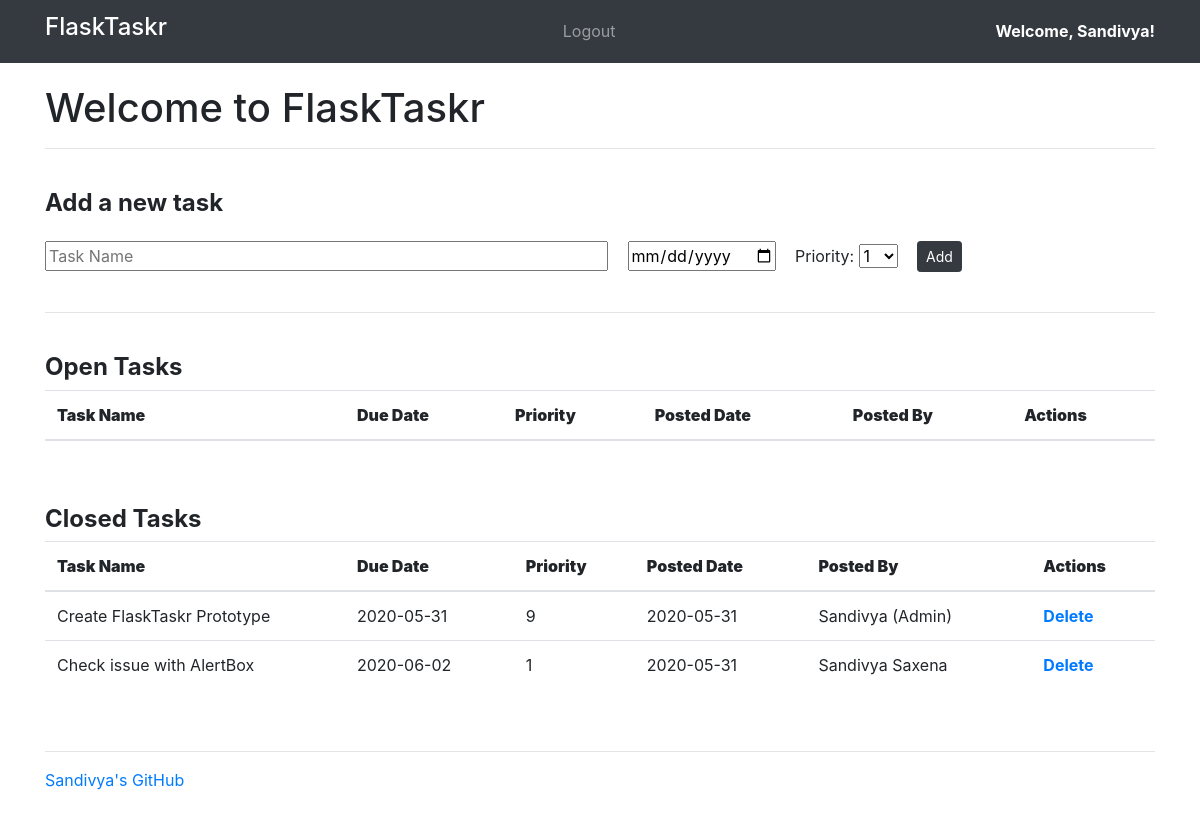
Page /tasks (signed in) on the committed database.
### project/models.py (models this page shows, shortened)
class Task(db.Model):
    __tablename__ = "tasks"
    task_id = db.Column(db.Integer, primary_key=True)
    name = db.Column(db.String, nullable=False)
    due_date = db.Column(db.Date, nullable=False)
    priority = db.Column(db.Integer, nullable=False)
    status = db.Column(db.Integer)
    user_id = db.Column(db.Integer, db.ForeignKey('users.id'))
    posted_date = db.Column(db.Date, nullable=False, default=datetime.datetime.utcnow())

class User(db.Model):
    __tablename__ = "users"
    id = db.Column(db.Integer, primary_key=True)
    name = db.Column(db.String, nullable=False)
    password = db.Column(db.String, nullable=False)
    email = db.Column(db.String, nullable=False, unique=True)
    role = db.Column(db.String, nullable=False, default='user')
    tasks = db.relationship('Task', backref='poster')

### project/tasks/views.py (the view)
@tasks_blueprint.route('/tasks')
@login_required
def tasks():
    return render_template('tasks.html', form=AddTaskForm(request.form), open_tasks=open_tasks(), closed_tasks=closed_tasks(), username=session['username'], email=session['email'])

### project/tasks/forms.py
class AddTaskForm(FlaskForm):
    task_id = IntegerField()
    name = StringField('Task Name:', validators=[DataRequired()])
    due_date = DateField('Date Due (DD-MM-YYYY):', validators=[DataRequired()])
    priority = SelectField('Priority: ', validators=[DataRequired()], choices=[('1', '1'), ('2', '2'), ('3', '3'), ('4', '4'), ('5', '5'), ('6', '6'), ('7', '7'), ('8', '8'), ('9', '9'), ('10', '10')])
    status = IntegerField('Status')

### project/tasks/views.py (called while the page is built)
def login_required(test):
    @wraps(test)
    def wrap(*args, **kwargs):
        if 'logged_in' in session:
            return test(*args, **kwargs)
        else:
            flash('Login First')
            return redirect(url_for('users.login'))
    return wrap

def open_tasks():
    return db.session.query(Task).filter_by(status='1').order_by(Task.due_date.asc())

def closed_tasks():
    return db.session.query(Task).filter_by(status='0').order_by(Task.due_date.asc())

### project/templates/tasks.html (shortened to what this page needs)
{% extends "__base.html" %}
{% block content %}
<h1>Welcome to FlaskTaskr</h1>
<hr align="left">
<br>
<div class="add-task">
  <h4><strong>Add a new task</strong></h4>
    <form action="{{ url_for('tasks.new_task') }}" method="post" class="form-inline">
      <div class="form-group input-group">
        {{ form.name(placeholder="Task Name", size=50) }}
      </div>
      <div class="form-group input-group">
        {{ form.due_date(placeholder="Due Date(DD-MM-YYYY)") }}
      </div>
      <div class="form-group input-group">
        {{ form.priority.label }}
        {{ form.priority }}
      </div>
      <div class="form-group input-group"><input class="btn btn-dark btn-sm" type="submit" value="Add"></div>
    </form>
</div>  <br>
<hr>
  <br>
<h4><strong>Open Tasks</strong></h4>
  <div>
    <table class = "table table-hover">
      <thead>
        <tr>
          <th width="300px"><strong>Task Name</strong></th>
          <th><strong>Due Date</strong></th>
          <th><strong>Priority</strong></th>
          <th><strong>Posted Date</strong></th>
          <th><strong>Posted By</strong></th>
          <th><strong>Actions</strong></th>
        </tr>
      </thead>
    </table>
  </div>
<br>
<br>
<div class="entries">
  <h4><strong>Closed Tasks</strong></h4>
  <div class="datagrid">
    <table class = "table table-hover">
      <thead>
        <tr>
          <th width="300px"><strong>Task Name</strong></th>
          <th><strong>Due Date</strong></th>
          <th><strong>Priority</strong></th>
          <th><strong>Posted Date</strong></th>
          <th><strong>Posted By</strong></th>
          <th><strong>Actions</strong></th>
        </tr>
      </thead>
      {% for task in closed_tasks %}
        <tr>
          <td>{{ task.name }}</td>
          <td>{{ task.due_date }}</td>
          <td>{{ task.priority }}</td>
          <td>{{ task.posted_date }}</td>
          <td>{{ task.poster.name }}</td>
          <td>
           {% if task.poster.email == session.email or session.role == "admin" %}
             <a href="{{ url_for('tasks.delete_entry', task_id = task.task_id) }}"><strong>Delete</strong></a>
           {% endif %}
          </td>
        </tr>
      {% endfor %}
    </table>
  </div>
</div>
{% endblock %}

### project/templates/__base.html (shortened to what this page needs)
<!DOCTYPE html>
<html lang="en">
    <head>
        <link rel="stylesheet" href="static\css\bootstrap.min.css">
        <link rel="stylesheet" href="{{ url_for('static', filename='css/main.css') }}">
    </head>
    <body>
        <div class="navbar navbar-dark bg-dark fixed-top">
            <div class="container">
                <a class="navbar-brand" href="/"><h4>FlaskTaskr</h4></a>
                    <ul class="navbar-nav navbar-left">
                        {% if not session.logged_in %}
                            <li class="nav-item"><a class="nav-link" href="/register">Signup</a></li>
                        {% else %}
                            <li class="nav-item"><a class="nav-link" href="/logout">Logout</a></li>
                        {% endif %}
                    </ul>
                    {% if session.logged_in %}
                        <ul class="navbar-nav navbar-right">
                            <li class="nav-item active"><a class="nav-link"><b>Welcome, {{username}}!</b></a></li>
                        </ul>
                    {% endif %}
            </div>
        </div>
        <br>
        <div class="container">
            <div class="content">
                {% block content %}
                {% endblock %}
            </div>
            <div class="footer">
                <hr>
                    <p> <a target="_blank" href="https://github.com/sandivya/FlaskTaskr">Sandivya's GitHub</a></p>
            </div>
        </div>
    </body>
</html>

### project/static/css/main.css (style rules this page uses)
body { padding: 60px 0; background: #ffffff; }
.footer { padding-top: 30px; }
.input-group { margin: 15px 0; padding-right: 15px; }

### rows in the picture
Task: name "Create FlaskTaskr Prototype", due_date "2020-05-31", priority "9", posted_date "2020-05-31", poster.name "Sandivya (Admin)"
Task: name "Check issue with AlertBox", due_date "2020-06-02", priority "1", posted_date "2020-05-31", poster.name "Sandivya Saxena"

### other values in the picture
{{ username }} "Sandivya"
